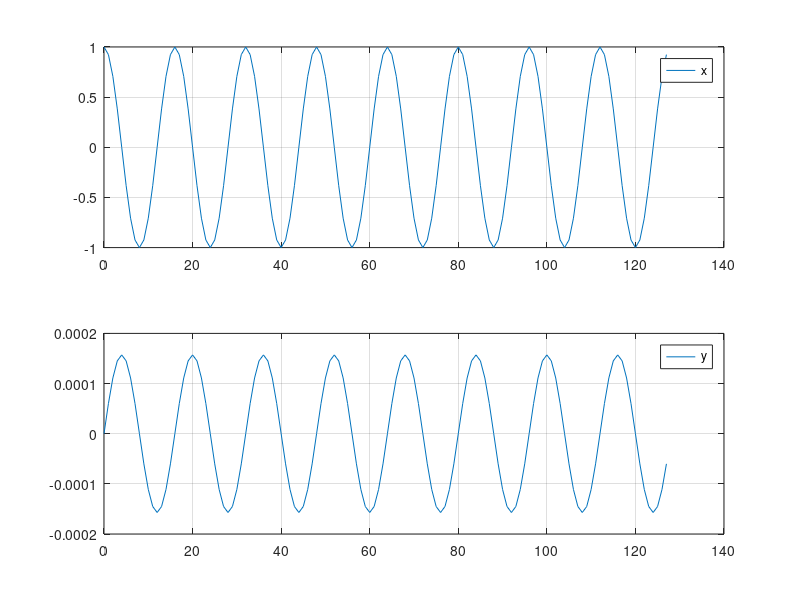

The MATLAB source for this figure:
%% TARGET
% Design a 'Discrete Time Integrator' using Matlab. The input signal is:
% * x[n] = cos(2*pi*F_N*n)
%
% The parameters are:
% * Fc =  1 [kHz]
% * Fs = 16 [kHz]
%
% *Suggestions*
% 1. The equation of the discrete time integrator is: 
%     y[n] = y[n-1] + (Ts/2)*(x[n] + x[n-1])

%% Clear everything
clc;        % 'clc' clears all the text from the Command Window
clear;      % 'clear' removes all variables from the current workspace
close all;  % 'close all' deletes all figures whose handles are not hidden.

%% Parameters
len = 128;
Fc  = 1e3;
Fs  = 16e3;
F_N = Fc/Fs;
Ts  = 1/Fs;

%% Exercise
n   = 0:len-1;
x = cos(2*pi*F_N*n);
y = zeros(1,len);

for i=2:len
  y(i) = y(i-1) + (Ts/2) * (x(i) + x(i-1));
end

%% Figure
figure;
subplot(2,1,1)
    plot(n,x)
    grid on
    legend('x')
subplot(2,1,2)
    plot(n,y)
    grid on
    legend('y')

